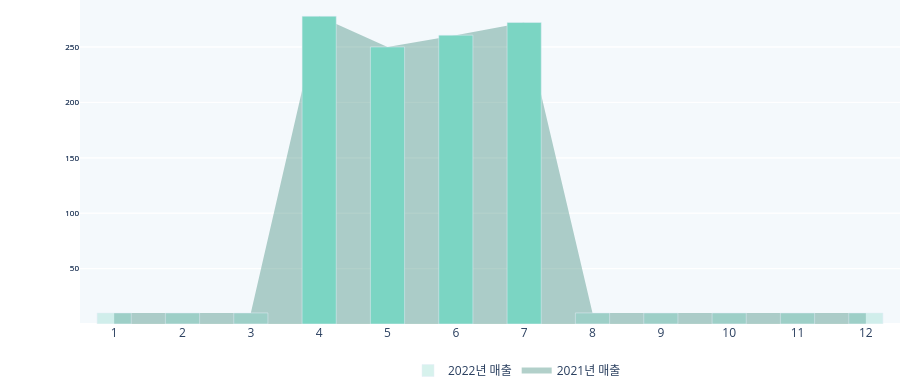

Notebook source saved alongside this figure:
### Code cell
###### fig_market_month 미리보기

month = list(df_month['month'].astype('str'))
month_sum_prc=list(df_month['sum_refix_prc'])
month_date_count=list(df_month['sum_count'])

month_colors_1 = ['rgb(123,213,195)'] * 12
month_colors_2 = ['gray'] * 12

last_year_month = list(df_month[df_month['year']==datetime.datetime.now().year-1]['month'])

for i in last_year_month:
    month_colors_1[i-1] = 'rgba(123,213,195,0.3)'
    month_colors_2[i-1] = 'rgba(128,128,128,0.3)'
    

fig_1 = go.Figure(data = [go.Scatter(x=month, y=month_sum_prc, name='2021년 매출', text=date_count, marker_color='rgb(55, 83, 109)',fill='tozeroy', fillcolor='rgba(0,100,80,0.3)',mode= 'none',legendrank=2),
                          go.Bar(x=month,y=month_sum_prc,name='2022년 매출',marker_color=month_colors_1,customdata=month_date_count,hovertemplate="매출: %{y} 원<br>건수: %{customdata:,d} 건",legendrank=1,yaxis='y2')
                        ])


# TODO: tickvals, ticktext 리스트 작성
# TODO: 예측치 모델 작성
# TODO: 현재 월 따로 표시

fig_1.update_layout(
                margin=go.layout.Margin(t=0,b=0,r=0),                
                plot_bgcolor='rgba(243, 249, 252, 0.92)',
                # xaxis=dict(title='월',titlefont_size=12,tickfont_size=8),
                yaxis= dict(tickfont_size=8,tickformat=',',tickvals=[5000000000,10000000000,15000000000,20000000000,25000000000,30000000000],ticktext=[50,100,150,200,250,300]),
                yaxis2=dict(tickfont_size=8,tickformat=',',tickvals=[5000000000,10000000000,15000000000,20000000000,25000000000,30000000000],ticktext=[50,100,150,200,250,300],overlaying='y'),
                # yaxis2=dict(title='매출 건수', overlaying='y',side='right', titlefont_size=13,tickfont_size=8,tickformat=','),
                legend=dict(x=0.4,y=-0.1,bgcolor='rgba(255, 255, 255, 0)',bordercolor='rgba(255, 255, 255, 0)',orientation="h"), # 가로 방향으로),
                barmode='group',
                bargap=0.5, # gap between bars of adjacent location coordinates.
                # bargroupgap=0, # gap between bars of the same location coordinate.
                height=385
                )

### Figure 1 — Plotly figure (JSON) as saved in the notebook; plotly's stock layout.template omitted (floating-point values rounded to 4 significant figures)
{"data": [{"fill": "tozeroy", "fillcolor": "rgba(0,100,80,0.3)", "legendrank": 2, "marker": {"color": "rgb(55, 83, 109)"}, "mode": "none", "name": "2021년 매출", "text": [[1590], [1535], [2121], [1911], [1541], [1438], [1489], [1269], [1304], [1713], [1683], [1527], [1553], [1586], [1276], [1244], [1796], [1788], [1590], [1515], [1764], [1411], [1233], [1998], [1953], [1574], [1470], [1339], [1227], [1394], [1919], [1672], [1506], [1159], [1253], [1294], [1161], [1716], [1654], [1542], [1462], [1417], [1234], [1375], [1712], [1633], [1442], [1325], [1124], [1160], [1120], [1674], [1547], [1456], [1307], [1343], [1137], [1063], [1575], [1732], [1729], [4037], [2877], [2676], [2708], [3137], [1881], [1343], [1220], [1155], [941], [1071], [1845], [1276], [1235], [1213], [1141], [991], [1071], [1633], [1332], [1380], [1099], [1066], [996], [1095], [1407], [1317], [1156], [1070], [1159], [1513], [1453], [1938], [1928], [1745], [1544], [1474], [1234], [1394], [1975], [1647], [1519], [1574], [1550], [1393], [1301], [2009], [1945], [1768], [1585], [1472], [1158], [1356], [1825], [1915], [1515], [1528], [1384], [1211], [1290], [1690]], "type": "scatter", "x": ["1", "2", "3", "4", "5", "6", "7", "8", "9", "10", "11", "12"], "y": [1000000000, 1000000000, 1000000000, 27784995941, 25007493392, 26074789039, 27214190081, 1000000000, 1000000000, 1000000000, 1000000000, 1000000000]}, {"customdata": [2000, 2000, 2000, 46832, 44443, 46528, 48833, 2000, 2000, 2000, 2000, 2000], "hovertemplate": "매출: %{y} 원<br>건수: %{customdata:,d} 건", "legendrank": 1, "marker": {"color": ["rgba(123,213,195,0.3)", "rgba(123,213,195,0.3)", "rgba(123,213,195,0.3)", "rgb(123,213,195)", "rgb(123,213,195)", "rgb(123,213,195)", "rgb(123,213,195)", "rgba(123,213,195,0.3)", "rgba(123,213,195,0.3)", "rgba(123,213,195,0.3)", "rgba(123,213,195,0.3)", "rgba(123,213,195,0.3)"]}, "name": "2022년 매출", "type": "bar", "x": ["1", "2", "3", "4", "5", "6", "7", "8", "9", "10", "11", "12"], "y": [1000000000, 1000000000, 1000000000, 27784995941, 25007493392, 26074789039, 27214190081, 1000000000, 1000000000, 1000000000, 1000000000, 1000000000], "yaxis": "y2"}], "layout": {"bargap": 0.5, "barmode": "group", "height": 385, "legend": {"bgcolor": "rgba(255, 255, 255, 0)", "bordercolor": "rgba(255, 255, 255, 0)", "orientation": "h", "x": 0.4, "y": -0.1}, "margin": {"b": 0, "r": 0, "t": 0}, "plot_bgcolor": "rgba(243, 249, 252, 0.92)", "yaxis": {"tickfont": {"size": 8}, "tickformat": ",", "ticktext": [50, 100, 150, 200, 250, 300], "tickvals": [5000000000, 10000000000, 15000000000, 20000000000, 25000000000, 30000000000]}, "yaxis2": {"overlaying": "y", "tickfont": {"size": 8}, "tickformat": ",", "ticktext": [50, 100, 150, 200, 250, 300], "tickvals": [5000000000, 10000000000, 15000000000, 20000000000, 25000000000, 30000000000]}}}
